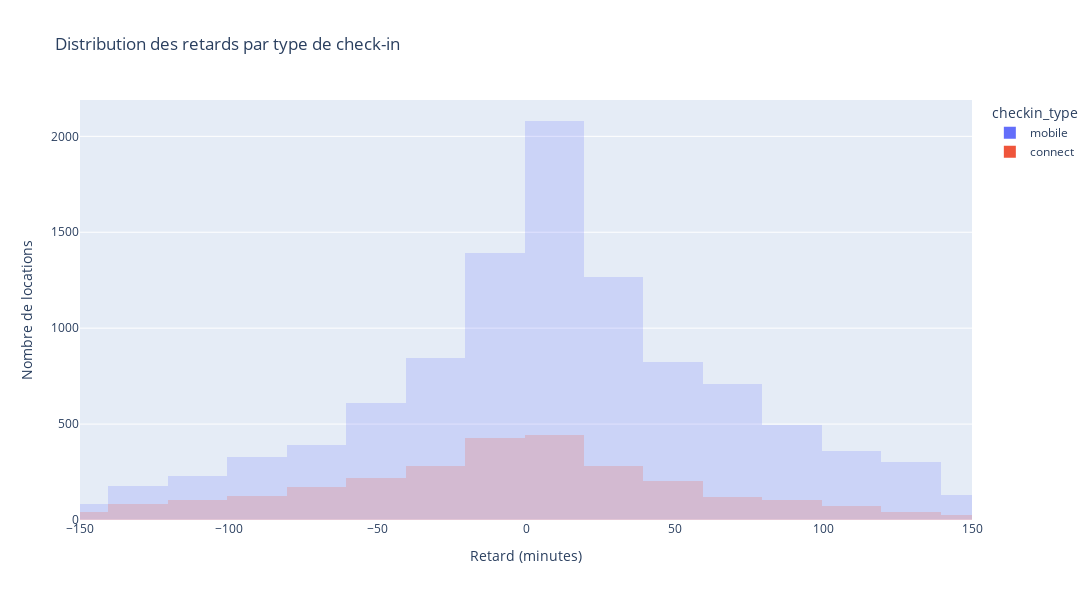

Write notebook code for a chart like this one.
### Code cell
fig = px.histogram(
    df.query("-150 <= delay_at_checkout_in_minutes <= 150"),
    x="delay_at_checkout_in_minutes",
    color="checkin_type",
    nbins=int((150 - (-150)) / 10),  # ≈ 13 bacs ~30 min
    opacity=0.2,
    title="Distribution des retards par type de check-in",
    labels={"delay_at_checkout_in_minutes": "Retard (minutes)"},
    range_x=[-150, 150],
    width=1200, height=600,
)
fig.update_layout(barmode="overlay")
fig.update_yaxes(title="Nombre de locations")
# fig.add_vline(x=0, line_color="red", line_dash="dash", opacity=0.5)
fig.show()

### Figure 1 — Plotly figure (JSON) as saved in the notebook; plotly's stock layout.template omitted (floating-point values rounded to 4 significant figures; data arrays with more than 128 entries replaced by an {"elided": "..."} marker saying what was removed)
{"data": [{"bingroup": "x", "hovertemplate": "checkin_type=mobile<br>Retard (minutes)=%{x}<br>count=%{y}<extra></extra>", "legendgroup": "mobile", "marker": {"color": "#636efa", "opacity": 0.2, "pattern": {"shape": ""}}, "name": "mobile", "nbinsx": 30, "orientation": "v", "showlegend": true, "type": "histogram", "x": {"elided": "10217 float values"}, "xaxis": "x", "yaxis": "y"}, {"bingroup": "x", "hovertemplate": "checkin_type=connect<br>Retard (minutes)=%{x}<br>count=%{y}<extra></extra>", "legendgroup": "connect", "marker": {"color": "#EF553B", "opacity": 0.2, "pattern": {"shape": ""}}, "name": "connect", "nbinsx": 30, "orientation": "v", "showlegend": true, "type": "histogram", "x": {"elided": "2749 float values"}, "xaxis": "x", "yaxis": "y"}], "layout": {"barmode": "overlay", "height": 600, "legend": {"title": {"text": "checkin_type"}, "tracegroupgap": 0}, "title": {"text": "Distribution des retards par type de check-in"}, "width": 1200, "xaxis": {"anchor": "y", "domain": [0, 1], "range": [-150, 150], "title": {"text": "Retard (minutes)"}}, "yaxis": {"anchor": "x", "domain": [0, 1], "title": {"text": "Nombre de locations"}}}}
